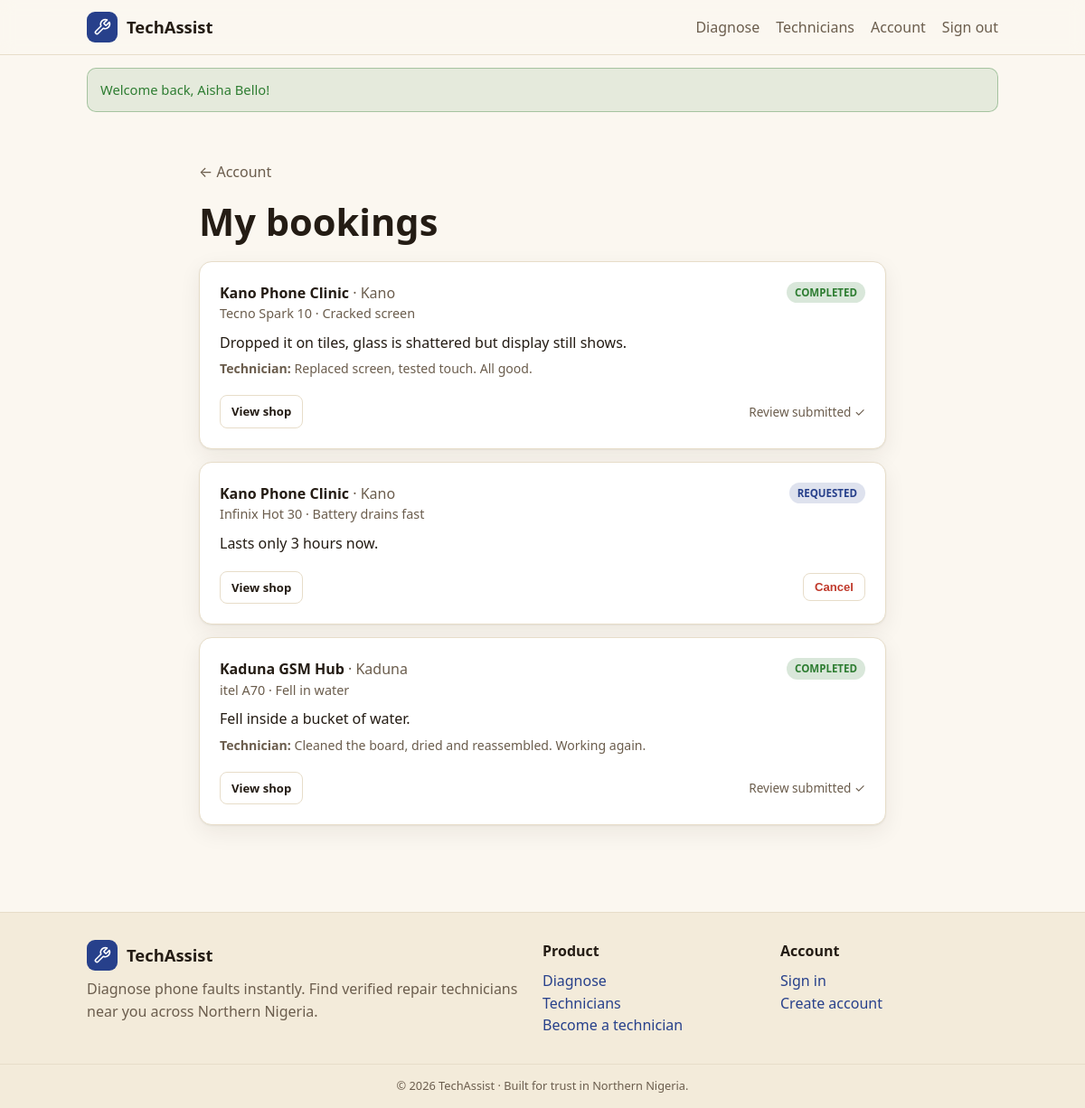
The app's page /bookings.php (signed in) with its own data.
### tables this page shows
CREATE TABLE bookings (
  id INT AUTO_INCREMENT PRIMARY KEY,
  customer_id INT NOT NULL,
  technician_id INT NOT NULL,
  diagnosis_id INT NULL,
  symptom_label VARCHAR(150) NULL,
  model_label VARCHAR(120) NULL,
  customer_notes TEXT NULL,
  technician_notes TEXT NULL,
  status ENUM('requested','accepted','declined','in_progress','completed','cancelled')
         NOT NULL DEFAULT 'requested',
  created_at TIMESTAMP NOT NULL DEFAULT CURRENT_TIMESTAMP,
  updated_at TIMESTAMP NOT NULL DEFAULT CURRENT_TIMESTAMP ON UPDATE CURRENT_TIMESTAMP,
  FOREIGN KEY (customer_id)   REFERENCES users(id) ON DELETE CASCADE,
  FOREIGN KEY (technician_id) REFERENCES technician_profiles(id) ON DELETE CASCADE,
  FOREIGN KEY (diagnosis_id)  REFERENCES diagnoses(id) ON DELETE SET NULL
);

CREATE TABLE technician_profiles (
  id INT AUTO_INCREMENT PRIMARY KEY,
  user_id INT NOT NULL UNIQUE,
  business_name VARCHAR(120) NOT NULL,
  bio TEXT NULL,
  shop_address VARCHAR(200) NOT NULL,
  city VARCHAR(80) NOT NULL,
  whatsapp_number VARCHAR(20) NOT NULL,
  photo_url VARCHAR(255) NULL,
  status ENUM('pending','approved','rejected') NOT NULL DEFAULT 'pending',
  avg_rating DECIMAL(3,2) NOT NULL DEFAULT 0,
  review_count INT NOT NULL DEFAULT 0,
  created_at TIMESTAMP NOT NULL DEFAULT CURRENT_TIMESTAMP,
  updated_at TIMESTAMP NOT NULL DEFAULT CURRENT_TIMESTAMP ON UPDATE CURRENT_TIMESTAMP,
  FOREIGN KEY (user_id) REFERENCES users(id) ON DELETE CASCADE
);

### includes/helpers.php (called while the page is built, shortened)
<?php
function e(?string $s): string
{
    return htmlspecialchars((string) $s, ENT_QUOTES, 'UTF-8');
}
function url(string $path = ''): string
{
    return BASE_URL . $path;
}

### includes/auth.php (called while the page is built, shortened)
<?php
require_once __DIR__ . '/db.php';
require_once __DIR__ . '/helpers.php';
function current_user(): ?array
{
    static $cached = false;
    static $user = null;
    if ($cached) {
        return $user;
    }
    $cached = true;
    $id = $_SESSION['user_id'] ?? null;
    if ($id) {
        $user = one('SELECT * FROM users WHERE id = ?', [$id]);
    }
    return $user;
}
function is_logged_in(): bool
{
    return current_user() !== null;
}
function require_login(): void
{
    if (!is_logged_in()) {
        $here = $_SERVER['REQUEST_URI'] ?? '';
        redirect('/login.php?redirect=' . urlencode($here));
    }
}

### includes/db.php (called while the page is built, shortened)
<?php
function db(): PDO
{
    static $pdo = null;
    if ($pdo === null) {
        $dsn = 'mysql:host=' . DB_HOST . ';dbname=' . DB_NAME . ';charset=' . DB_CHARSET;
        $pdo = new PDO($dsn, DB_USER, DB_PASS, [
            PDO::ATTR_ERRMODE            => PDO::ERRMODE_EXCEPTION,
            PDO::ATTR_DEFAULT_FETCH_MODE => PDO::FETCH_ASSOC,
            PDO::ATTR_EMULATE_PREPARES   => false,
        ]);
    }
    return $pdo;
}
function q(string $sql, array $params = []): PDOStatement
{
    $stmt = db()->prepare($sql);
    $stmt->execute($params);
    return $stmt;
}
function one(string $sql, array $params = []): ?array
{
    $row = q($sql, $params)->fetch();
    return $row === false ? null : $row;
}
function all(string $sql, array $params = []): array
{
    return q($sql, $params)->fetchAll();
}

### bookings.php (the view, shortened to what this page needs)
<?php
require __DIR__ . '/includes/auth.php';
require_login();
$u = current_user();
$rows = all('SELECT b.*, t.business_name, t.city, t.whatsapp_number,
                    (SELECT COUNT(*) FROM reviews r WHERE r.booking_id = b.id) AS reviewed
             FROM bookings b JOIN technician_profiles t ON t.id = b.technician_id
             WHERE b.customer_id = ? ORDER BY b.created_at DESC', [$u['id']]);
$pillClass = ['requested'=>'indigo','accepted'=>'green','declined'=>'clay','in_progress'=>'indigo','completed'=>'green','cancelled'=>'gray'];
require __DIR__ . '/includes/header.php';
?>
<main class="container mid section">
  <a class="muted" href="<?= e(url('/account.php')) ?>">← Account</a>
  <h1 class="mt">My bookings</h1>
  <?php if (!$rows): ?>
    <div class="card pad center mt">
      <p class="muted">You haven't booked any repairs yet.</p>
      <a class="btn mt" href="<?= e(url('/technicians.php')) ?>">Find a technician</a>
    </div>
  <?php else: ?>
    <div class="stack mt">
      <?php foreach ($rows as $b): ?>
        <div class="card pad">
          <div class="spread">
            <div>
              <strong><?= e($b['business_name']) ?></strong> <span class="muted">· <?= e($b['city']) ?></span>
              <div class="muted" style="font-size:.9rem"><?= $b['model_label'] ? e($b['model_label']) . ' · ' : '' ?><?= e($b['symptom_label'] ?: 'Repair request') ?></div>
              <?php if ($b['customer_notes']): ?><p style="margin:8px 0 0"><?= e($b['customer_notes']) ?></p><?php endif; ?>
              <?php if ($b['technician_notes']): ?><p class="muted" style="margin:6px 0 0;font-size:.88rem"><strong>Technician:</strong> <?= e($b['technician_notes']) ?></p><?php endif; ?>
            </div>
            <span class="badge <?= e($pillClass[$b['status']] ?? 'gray') ?>"><?= e(strtoupper(str_replace('_', ' ', $b['status']))) ?></span>
          </div>
          <div class="row mt" style="gap:8px">
            <a class="btn ghost sm" href="<?= e(url('/technician.php?id=' . $b['technician_id'])) ?>">View shop</a>
            <?php if (in_array($b['status'], ['requested', 'accepted'], true)): ?>
              <form method="post" data-confirm="Cancel this booking?" style="margin-left:auto">
                <button class="btn ghost sm" type="submit" style="color:var(--danger)">Cancel</button>
              </form>
            <?php elseif ($b['status'] === 'completed' && $b['reviewed']): ?>
              <span class="muted" style="margin-left:auto;font-size:.85rem">Review submitted ✓</span>
            <?php endif; ?>
          </div>
        </div>
      <?php endforeach; ?>
    </div>
  <?php endif; ?>
</main>
<?php require __DIR__ . '/includes/footer.php'; ?>

### assets/css/styles.css (style rules this page uses)
:root { --indigo-900:#1b2a63; --indigo-700:#27408b; --indigo-500:#3a57c4; --gold-500:#e0a82e; --gold-300:#f3cf73; --clay-600:#b5532a; --clay-500:#c75b39; --green-600:#2e7d32; --sand-50:#fbf7f0; --sand-100:#f3ebda; --ink-900:#241c14; --ink-500:#6b5d4d; --danger:#c0392b; --primary:var(--indigo-700); --primary-fg:#fff; --accent:var(--gold-500); --secondary:var(--clay-500); --success:var(--green-600); --bg:var(--sand-50); --card:#fff; --border:#e7ddc9; --fg:var(--ink-900); --muted:var(--ink-500); --radius:14px; --shadow:0 1px 2px rgba(36,28,20,.06),0 8px 24px rgba(36,28,20,.07); --hero:linear-gradient(135deg,var(--indigo-900),var(--indigo-500)); }
* { box-sizing:border-box; }
html { -webkit-text-size-adjust:100%; }
body { margin:0; background:var(--bg); color:var(--fg); font-family:system-ui,-apple-system,"Segoe UI",Roboto,sans-serif; line-height:1.55; }
a { color:var(--primary); text-decoration:none; }
h1,h2,h3 { line-height:1.2; margin:0 0 .4em; }
h1 { font-size:clamp(1.7rem,4vw,2.6rem); }
.container { width:100%; max-width:1040px; margin:0 auto; padding:0 16px; }
.container.mid { max-width:760px; }
.section { padding:40px 0; }
.muted { color:var(--muted); }
.stack > * + * { margin-top:14px; }
.row { display:flex; gap:10px; flex-wrap:wrap; align-items:center; }
.spread { display:flex; justify-content:space-between; align-items:flex-start; gap:12px; }
.mt { margin-top:18px; }
.btn { display:inline-flex; align-items:center; justify-content:center; gap:8px; background:var(--primary); color:var(--primary-fg); border:1px solid transparent; padding:11px 18px; border-radius:10px; font-weight:600; font-size:.95rem; cursor:pointer; min-height:44px; transition:filter .15s; }
.btn.ghost { background:transparent; color:var(--fg); border-color:var(--border); }
.btn.sm { padding:7px 12px; min-height:auto; font-size:.82rem; border-radius:8px; }
.card { background:var(--card); border:1px solid var(--border); border-radius:var(--radius); box-shadow:var(--shadow); }
.card.pad { padding:22px; }
.badge { display:inline-flex; align-items:center; gap:5px; font-size:.72rem; font-weight:700; padding:3px 9px; border-radius:999px; background:var(--sand-100); color:var(--ink-900); }
.badge.green { background:color-mix(in srgb,var(--green-600) 18%,transparent); color:var(--green-600); }
.badge.indigo { background:color-mix(in srgb,var(--indigo-700) 15%,transparent); color:var(--indigo-700); }

### records on screen
bookings: technician.business_name "Kano Phone Clinic", technician.city "Kano", model_label "Tecno Spark 10", symptom_label "Cracked screen", customer_notes "Dropped it on tiles, glass is shattered but display still shows.", technician_notes "Replaced screen, tested touch. All good.", status "COMPLETED", shows "Review submitted ✓"
bookings: technician.business_name "Kano Phone Clinic", technician.city "Kano", model_label "Infinix Hot 30", symptom_label "Battery drains fast", customer_notes "Lasts only 3 hours now.", status "REQUESTED"
bookings: technician.business_name "Kaduna GSM Hub", technician.city "Kaduna", model_label "itel A70", symptom_label "Fell in water", customer_notes "Fell inside a bucket of water.", technician_notes "Cleaned the board, dried and reassembled. Working again.", status "COMPLETED", shows "Review submitted ✓"

### other values on screen
$label "Diagnose Technicians"
$f['message'] "Welcome back, Aisha Bello!"
